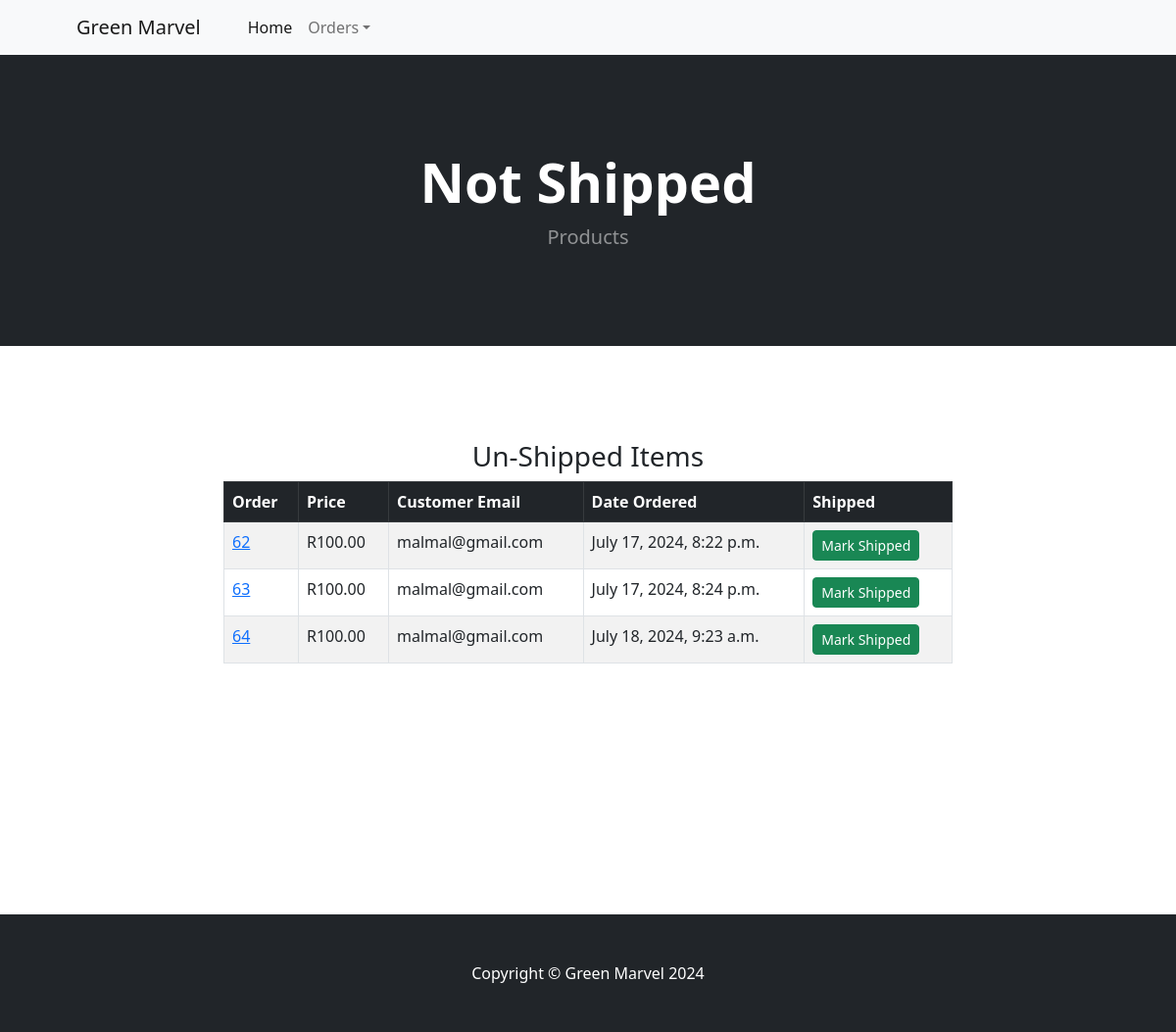
Page /payment/not_shipped_dash (signed in) on the earlier database version.
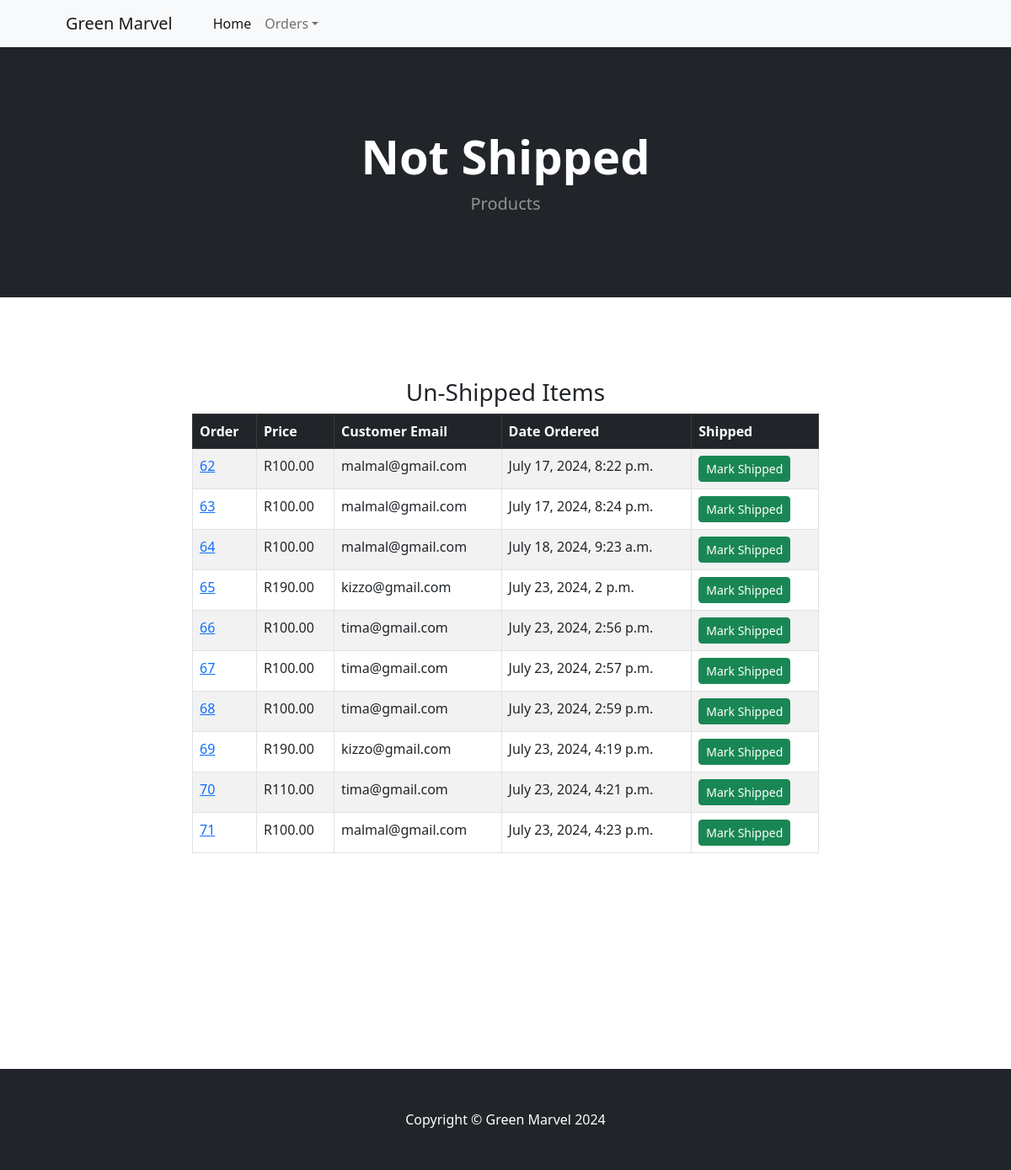
Same page on the later database version.
### payment/models.py (models this page shows, shortened)
class Order(models.Model):
	user = models.ForeignKey(User, on_delete=models.CASCADE, null=True, blank=True)
	full_name = models.CharField(max_length=250)
	email = models.EmailField(max_length=250)
	shipping_address = models.TextField(max_length=15000)
	amount_paid = models.DecimalField(max_digits=7, decimal_places=2)
	date_ordered = models.DateTimeField(auto_now_add=True)
	shipped = models.BooleanField(default=False)
	date_shipped = models.DateTimeField(blank=True, null=True)
	proof_of_payment = models.FileField(default=False, upload_to="media/uploads/payments/")

### payment/views.py (the view, shortened to what this page needs)
# urls.py: path('not_shipped_dash', views.not_shipped_dash, name="not_shipped_dash"),
def not_shipped_dash(request):
	if request.user.is_authenticated and request.user.is_superuser:
		orders = Order.objects.filter(shipped=False)
		return render(request, "payment/not_shipped_dash.html", {"orders":orders})
	else:
		messages.success(request, "Access Denied")
		return redirect('home')

### cart/context_processors.py (called while the page is built)
def cart(request):
	return {'cart': Cart(request)}

### payment/templates/payment/not_shipped_dash.html (shortened to what this page needs)
{% load static %}
<!DOCTYPE html>
<html lang="en">
    <head>
        <link href="https://cdn.jsdelivr.net/npm/bootstrap-icons@1.5.0/font/bootstrap-icons.css" rel="stylesheet" />
        <link href="{% static 'products/css/styles.css' %}" rel="stylesheet" />
    </head>
    <body>
        <nav class="navbar navbar-expand-lg navbar-light bg-light">
            <div class="container px-4 px-lg-5">
                <a class="navbar-brand" href="#!">Green Marvel</a>
                <div class="collapse navbar-collapse" id="navbarSupportedContent">
                    <ul class="navbar-nav me-auto mb-2 mb-lg-0 ms-lg-4">
                        <li class="nav-item"><a class="nav-link active" aria-current="page" href="{% url 'landing' %}">Home</a></li>
                         <li class="nav-item dropdown">
                            <a class="nav-link dropdown-toggle" id="navbarDropdown" href="#" role="button" data-bs-toggle="dropdown" aria-expanded="false">Orders</a>
                        </li>
                    </ul>
                </div>
            </div>
        </nav>
        <header class="bg-dark py-5">
            <div class="container px-4 px-lg-5 my-5">
                <div class="text-center text-white">
                    <h1 class="display-4 fw-bolder">Not Shipped</h1>
                    <p class="lead fw-normal text-white-50 mb-0">Products</p>
                </div>
            </div>
        </header>
        <br/><br/>
        <div class="container">
            <div class="row">
                <center>
                    <div class="col-8">
                        <br/><br/>
                        <h3>Un-Shipped Items</h3>
                        <table class="table table-striped table-hover table-bordered">
                          <thead class="table-dark">
                            <tr>
                              <th scope="col">Order</th>
                              <th scope="col">Price</th>
                              <th scope="col">Customer Email</th>
                              <th scope="col">Date Ordered</th>
                              <th scope="col">Shipped</th>
                            </tr>
                          </thead>
                          <tbody>
                            {% for item in orders %}
                            <tr>
                              <td><a href="{% url 'orders' item.id %}">{{ item.id }}</a></td>
                              <td>R{{ item.amount_paid }}</td>
                              <td>{{ item.email }}</td>
                              <td>{{ item.date_ordered }}</td>
                              <td>
                               <form method="POST">
                                  <button type="Submit" class="btn btn-success btn-sm">Mark Shipped</button>
                                </form>
                                </td>
                            </tr>
                            {% endfor %}
                          </tbody>
                        </table>
                        <br/><br/>
                        <br/><br/>
                    </div>
                </center>
            </div>
        </div>
    <br/><br/>
    <br/><br>
    <br/><br>
        <footer class="py-5 bg-dark">
            <div class="container"><p class="m-0 text-center text-white">Copyright &copy; Green Marvel 2024</p></div>
        </footer>
    </body>
</html>

Differences in the rows shown:
added Order: id "65", amount_paid "190.00", email "kizzo@gmail.com", date_ordered "July 23, 2024, 2 p.m."
added Order: id "66", amount_paid "100.00", email "tima@gmail.com", date_ordered "July 23, 2024, 2:56 p.m."
added Order: id "67", amount_paid "100.00", email "tima@gmail.com", date_ordered "July 23, 2024, 2:57 p.m."
added Order: id "68", amount_paid "100.00", email "tima@gmail.com", date_ordered "July 23, 2024, 2:59 p.m."
added Order: id "69", amount_paid "190.00", email "kizzo@gmail.com", date_ordered "July 23, 2024, 4:19 p.m."
added Order: id "70", amount_paid "110.00", email "tima@gmail.com", date_ordered "July 23, 2024, 4:21 p.m."
added Order: id "71", amount_paid "100.00", email "malmal@gmail.com", date_ordered "July 23, 2024, 4:23 p.m."
